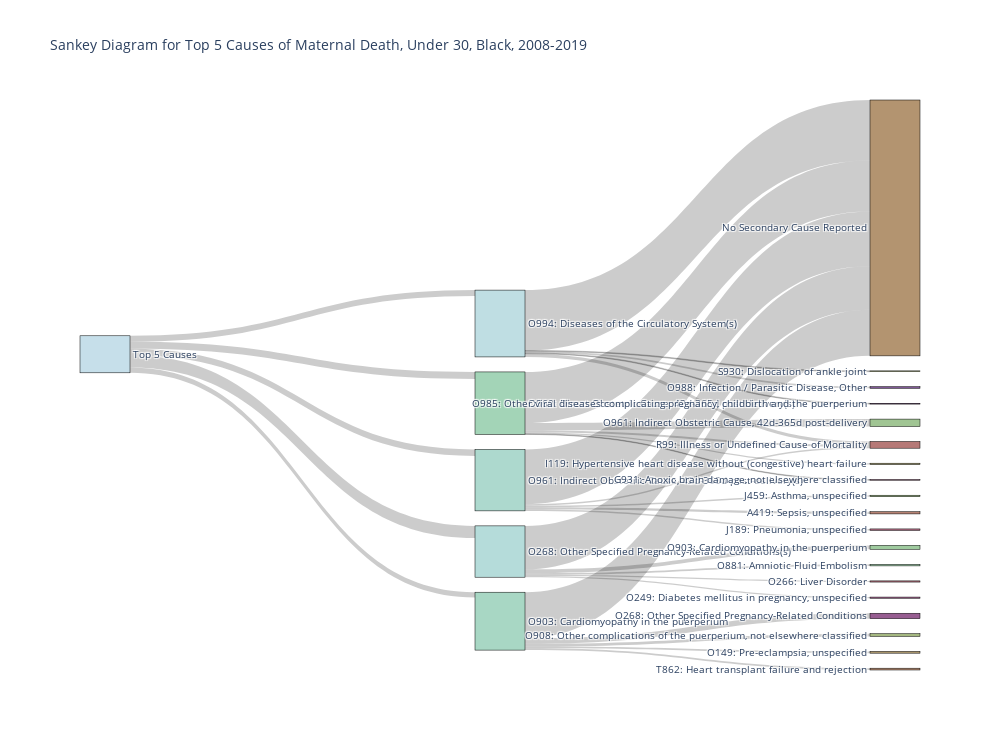

The notebook cell saved with this chart:
### Code cell
# create the sankey diagram 
fig = go.Figure(data=[go.Sankey(
    valueformat = '.0f', 
    valuesuffix = "%",
    node=dict(
        pad = 15, 
        thickness = 50, 
        line = dict(color= 'black', width = 0.5), 
        label = nodes['Label'], 
        color = nodes['Color']
    ), 
    link = dict(source = utb_san_coded['source'], 
            target = utb_san_coded['target'], 
            value = utb_san_coded['value'], 
               ))]
)

fig.update_layout(title_text="Sankey Diagram for Top 5 Causes of Maternal Death, Under 30, Black, 2008-2019", 
                  height = 750, width=1000, font_size=10)
fig.show()

### Figure 1 — Plotly figure (JSON) as saved in the notebook; plotly's stock layout.template omitted (floating-point values rounded to 4 significant figures)
{"data": [{"link": {"source": [0, 0, 0, 0, 0, 2, 2, 2, 2, 2, 5, 5, 5, 5, 5, 3, 3, 3, 3, 3, 1, 1, 1, 1, 1, 4, 4, 4, 4, 4], "target": [2, 5, 3, 1, 4, 14, 7, 6, 21, 18, 14, 8, 17, 12, 20, 14, 16, 9, 17, 19, 14, 17, 24, 11, 23, 14, 22, 10, 15, 13], "value": [16.67, 9.715, 8.824, 8.111, 7.219, 59.36, 5.348, 2.139, 1.604, 1.604, 69.72, 10.09, 2.752, 1.835, 0.9174, 74.75, 3.03, 2.02, 2.02, 2.02, 82.42, 4.396, 2.198, 1.099, 1.099, 62.96, 7.407, 3.704, 2.469, 2.469]}, "node": {"color": ["#c6dfea", "#bfdee3", "#b5dcda", "#add9ce", "#a8d7c4", "#a3d4b7", "#a1d0ad", "#9fcb9f", "#a0c593", "#a1bf8a", "#a4b780", "#a7af7a", "#aca674", "#b09c71", "#b39470", "#b58a71", "#b68273", "#b67977", "#b3717d", "#af6b82", "#a96588", "#a1618c", "#975d91", "#8a5a94", "#7f5995"], "label": ["Top 5 Causes", "O994: Diseases of the Circulatory System(s)", "O268: Other Specified Pregnancy-Related Conditions(s)", "O961: Indirect Obstetric Cause, 42d-365d post-delivery(s)", "O903: Cardiomyopathy in the puerperium", "O960: Direct Obstetric Cause, 42d-365d post-delivery(s)", "O881: Amniotic Fluid Embolism", "O903: Cardiomyopathy in the puerperium", "O961: Indirect Obstetric Cause, 42d-365d post-delivery", "J459: Asthma, unspecified", "O908: Other complications of the puerperium, not elsewhere classified", "S930: Dislocation of ankle joint", "I119: Hypertensive heart disease without (congestive) heart failure", "O149: Pre-eclampsia, unspecified", "No Secondary Cause Reported", "T862: Heart transplant failure and rejection", "A419: Sepsis, unspecified", "R99: Illness or Undefined Cause of Mortality", "O266: Liver Disorder", "J189: Pneumonia, unspecified", "G931: Anoxic brain damage, not elsewhere classified", "O249: Diabetes mellitus in pregnancy, unspecified", "O268: Other Specified Pregnancy-Related Conditions", "O985: Other viral diseases complicating pregnancy, childbirth and the puerperium", "O988: Infection / Parasitic Disease, Other"], "line": {"color": "black", "width": 0.5}, "pad": 15, "thickness": 50}, "type": "sankey", "valueformat": ".0f", "valuesuffix": "%"}], "layout": {"font": {"size": 10}, "height": 750, "title": {"text": "Sankey Diagram for Top 5 Causes of Maternal Death, Under 30, Black, 2008-2019"}, "width": 1000}}
